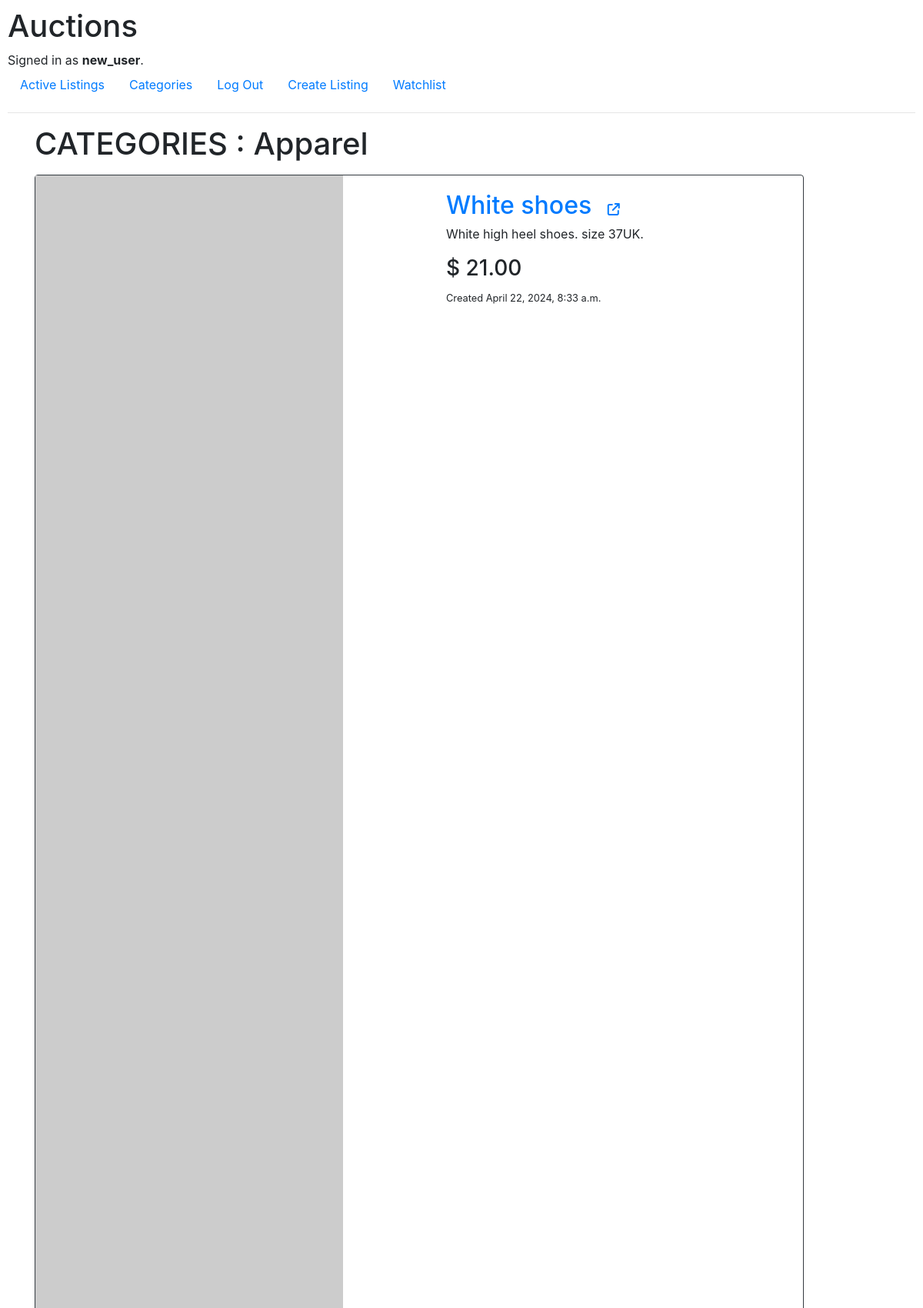
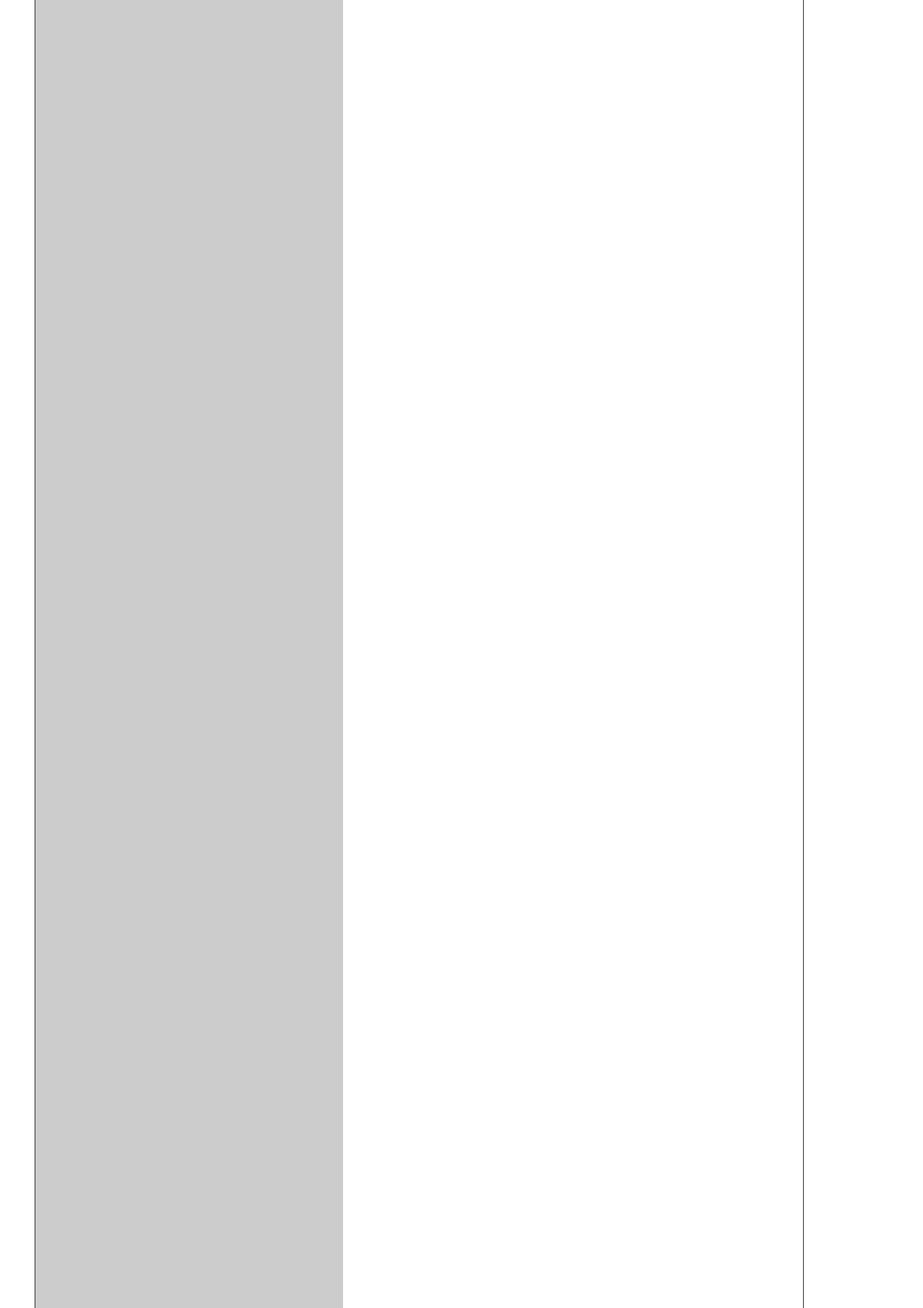
The app's page /categories/Apparel (signed in, upper part) with its own data (2 pictures, top to bottom).
### auctions/models.py (models this page shows, shortened)
class User(AbstractUser):
    pass

class Category(models.Model):
    category = models.CharField(max_length=64, unique=True)
    def __str__(self):
        return f"{self.category}"

class Listings(models.Model):
    title = models.CharField(max_length=64)
    description = models.TextField()
    image = models.URLField(blank=True)
    starting_bid = models.DecimalField(max_digits=20, decimal_places=2, validators=[MinValueValidator(0.1)])
    seller = models.ForeignKey(User, on_delete=models.CASCADE, related_name="listings")
    active = models.BooleanField(default=True)
    category = models.ManyToManyField(Category, blank=True, related_name="categories")
    timestamp = models.DateTimeField(auto_now_add=True)

### auctions/views.py (the view)
# urls.py: path("categories", views.categories, name="categories"),
def categories(request, category=""):
    listings = []
    if category:
        try:
            category_obj = Category.objects.get(category=category,)
        except Category.DoesNotExist:
            category = ""
            messages.error(request, "Category does not exist", extra_tags="danger")
            return HttpResponseRedirect(reverse("categories"))
        list = Listings.objects.filter(category=category_obj, active=True)
        if len(list) == 0:
            listings = None
        else:
            for item in list:
                listings.append({"listing":item, "max_bid":get_max_bid(item)})
    return render(request, "auctions/categories.html", {
        "categories": Category.objects.all(),
        "category": category,
        "listings": listings
    })

### auctions/helpers.py (called while the page is built)
def get_max_bid(listing):
    max = listing.bid.all().aggregate(Max("bid"))
    if max["bid__max"] != None:
        return max['bid__max']
    else:
        return listing.starting_bid

### auctions/templates/auctions/categories.html (shortened to what this page needs)
{% extends "auctions/list_layout.html" %}
{% block page_title%}
CATEGORIES
    {%if category%}
        : {{category}}
    {%endif%}
{%endblock%}

### auctions/templates/auctions/list_layout.html (shortened to what this page needs)
{% extends "auctions/layout.html" %}
{% block body %}
<div class="container mx-auto">
    <h1 class="text-bg-info mb-3">{%block page_title %}{%endblock%}</h1>
    {% for listing in listings%}
    <div class="card border-dark text-bg-dark mb-3" style="max-width: 1000px;">
        <div class="row g-0">
          <div class="col-md-6">
            {% if listing.listing.image == '' %}
                {%load static%}
                {% else %}
                <img class="img-fluid rounded-start" src={{listing.listing.image}} alt={{listing.listing.title}} height="300" width="400">
            {% endif %}
          </div>
          <div class="col-md-6">
            <div class="card-body">
                <a class="h2" href="{% url 'view_listing' listing.listing.id%}" class="listing_link">
                    {{listing.listing.title}}  <i class="fa-solid fa-arrow-up-right-from-square p-1 my-2 mx-2" style="font-size:1rem"></i>
                 </a>
              <p class="card-text">{{listing.listing.description}}</p>
              <h3>$
                {{listing.max_bid|floatformat:2}}
            </h3>
              <p class="card-text"><small class="text-body-secondary">Created {{listing.listing.timestamp}}</small></p>
            </div>
          </div>
        </div>
      </div>
        {% endfor %}
    </div>
{% endblock %}

### auctions/templates/auctions/layout.html (shortened to what this page needs)
{% load static %}
<!DOCTYPE html>
<html lang="en">
    <head>
        <link rel="stylesheet" href="https://stackpath.bootstrapcdn.com/bootstrap/4.4.1/css/bootstrap.min.css">
        <link href="{% static 'auctions/styles.css' %}" rel="stylesheet">
    </head>
    <body>
        <h1>Auctions</h1>
        <div>
            {% if user.is_authenticated %}
                Signed in as <strong>{{ user.username }}</strong>.
            {% else %}
                Not signed in.
            {% endif %}
        </div>
        <ul class="nav">
            <li class="nav-item">
                <a class="nav-link" href="{% url 'index' %}">Active Listings</a>
            </li>
            <li class="nav-item">
                <a class="nav-link" href="{% url 'categories' %}">Categories</a>
            </li>
            {% if user.is_authenticated %}
                <li class="nav-item">
                    <a class="nav-link" href="{% url 'logout' %}">Log Out</a>
                </li>
                <li class="nav-item">
                    <a class="nav-link" href="{% url 'create' %}">Create Listing</a>
                </li>
                <li class="nav-item">
                    <a class="nav-link" href="{% url 'watchlist' %}">Watchlist</a>
                </li>
            {% endif %}
        </ul>
        <hr>
        {% block body %}
        {% endblock %}
    </body>
</html>

### auctions/static/auctions/styles.css (style rules this page uses)
body { padding: 10px; }

### records on screen
User: username "new_user"
Category: category "Apparel"
Listings: listing "White shoes", listing.description "White high heel shoes. size 37UK.", max_bid "21.00", listing.timestamp "April 22, 2024, 8:33 a.m."
